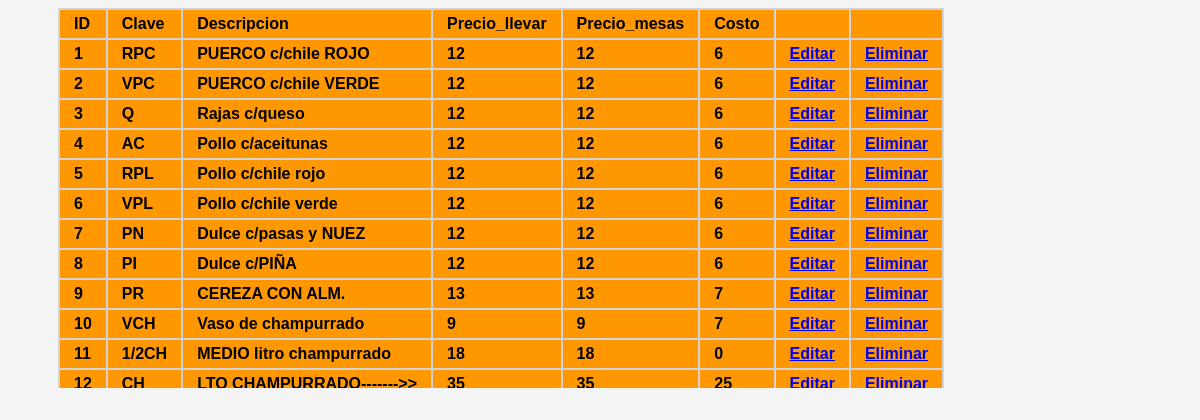
Page /admin/tablas/tablaPadm.php on the committed database.
### tables this page shows
CREATE TABLE `productos` (
  `id_producto` int(11) NOT NULL,
  `Clave` varchar(5) DEFAULT NULL,
  `Descripcion` varchar(30) DEFAULT NULL,
  `Precio_llevar` float DEFAULT NULL,
  `Precio_mesas` float DEFAULT NULL,
  `Costo` float DEFAULT NULL,
  `Status` text DEFAULT NULL
);

### admin/tablas/tablaPadm.php (the view, shortened to what this page needs)
<?php
$servername = "127.0.0.1";
$username = "empleado1";
$password = "ChampuRRAD01";
$db_name = "fiesta_mx";
$conn = mysqli_connect($servername, $username, $password, $db_name);
$sql = "select * from productos";
$query = mysqli_query($conn,$sql);
?>
<!DOCTYPE html>
<html lang="en">
<head>
    <link href="css/style.css" rel="stylesheet">
    <link href="css/estilosTablas.css" rel="stylesheet">
</head>
<body>
    <section class="tProductos">
        <table class="table" style="width: auto;">
            <thead class="table-success table-striped" >
                <tr>
                    <th>ID</th>
                    <th>Clave</th>
                    <th>Descripcion</th>
                    <th>Precio_llevar</th>
                    <th>Precio_mesas</th>
                    <th>Costo</th>
                    <th></th>
                    <th></th>
                </tr>
            </thead>
            <tbody>
                    <?php
                        while($row=mysqli_fetch_array($query)){
                    ?>
                        <tr>
                            <th><?php  echo $row['id_producto']?></th>
                            <th><?php  echo $row['Clave']?></th>
                            <th><?php  echo $row['Descripcion']?></th>
                            <th><?php  echo $row['Precio_llevar']?></th>
                            <th><?php  echo $row['Precio_mesas']?></th>
                            <th><?php  echo $row['Costo']?></th>
                            <th><a href="../actualizar/actualizarP.php?id=<?php echo $row['id_producto'] ?>" class="btn btn-info">Editar</a></th>
                            <th><a href="../actualizar/borrarP.php?id=<?php echo $row['id_producto'] ?>" class="btn btn-danger">Eliminar</a></th>
                        </tr>
                    <?php
                        }
                    ?>
            </tbody>
        </table>
    </section>
</body>
</html>

### admin/tablas/css/style.css (style rules this page uses)
body { background:#f4f4f4; }

### admin/tablas/css/estilosTablas.css (style rules this page uses)
.tProductos { overflow:scroll; max-height:380px; width:auto; margin-left: 50px; }
.tProductos table { width:auto; background-color:lightgray; font-family: arial, sans-serif; text-align: left; }
th { background-color: #FF9800; padding: 5px 14px; }
tr:nth-child(1) { background-color: white; }
@media screen and (max-width: 1200px) { .tProductos { height:auto; } }

### rows in the picture
productos: id_producto "1", Clave "RPC", Descripcion "PUERCO c/chile ROJO", Precio_llevar "12", Precio_mesas "12", Costo "6"
productos: id_producto "2", Clave "VPC", Descripcion "PUERCO c/chile VERDE", Precio_llevar "12", Precio_mesas "12", Costo "6"
productos: id_producto "3", Clave "Q", Descripcion "Rajas c/queso", Precio_llevar "12", Precio_mesas "12", Costo "6"
productos: id_producto "4", Clave "AC", Descripcion "Pollo c/aceitunas", Precio_llevar "12", Precio_mesas "12", Costo "6"
productos: id_producto "5", Clave "RPL", Descripcion "Pollo c/chile rojo", Precio_llevar "12", Precio_mesas "12", Costo "6"
productos: id_producto "6", Clave "VPL", Descripcion "Pollo c/chile verde", Precio_llevar "12", Precio_mesas "12", Costo "6"
productos: id_producto "7", Clave "PN", Descripcion "Dulce c/pasas y NUEZ", Precio_llevar "12", Precio_mesas "12", Costo "6"
productos: id_producto "8", Clave "PI", Descripcion "Dulce c/PIÑA", Precio_llevar "12", Precio_mesas "12", Costo "6"
productos: id_producto "9", Clave "PR", Descripcion "CEREZA CON ALM.", Precio_llevar "13", Precio_mesas "13", Costo "7"
productos: id_producto "10", Clave "VCH", Descripcion "Vaso de champurrado", Precio_llevar "9", Precio_mesas "9", Costo "7"
productos: id_producto "11", Clave "1/2CH", Descripcion "MEDIO litro champurrado", Precio_llevar "18", Precio_mesas "18", Costo "0"
productos: id_producto "12", Clave "CH", Descripcion "LTO CHAMPURRADO------->>", Precio_llevar "35", Precio_mesas "35", Costo "25"
